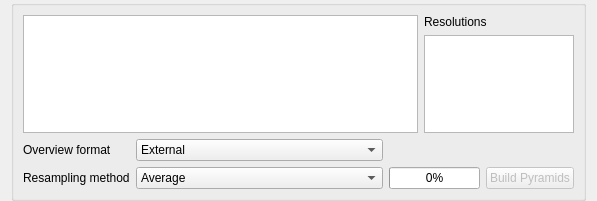
             <widget class="QWidget" name="scrollAreaWidgetContents_5">
              <property name="geometry">
               <rect>
                <x>0</x>
                <y>0</y>
                <width>597</width>
                <height>201</height>
               </rect>
              </property>
              <layout class="QVBoxLayout" name="verticalLayout_12">
               <property name="topMargin">
                <number>0</number>
               </property>
               <property name="bottomMargin">
                <number>0</number>
               </property>
               <item>
                <widget class="QGroupBox" name="mPyramidsGrpBx">
                 <property name="title">
                  <string/>
                 </property>
                 <layout class="QGridLayout" name="gridLayout_6">
                  <item row="2" column="0">
                   <widget class="QLabel" name="textLabel4_2">
                    <property name="text">
                     <string>Resampling method</string>
                    </property>
                   </widget>
                  </item>
                  <item row="0" column="0" colspan="5">
                   <layout class="QGridLayout" name="gridLayout_8">
                    <item row="0" column="1">
                     <widget class="QLabel" name="textLabel5">
                      <property name="text">
                       <string>Resolutions</string>
                      </property>
                     </widget>
                    </item>
                    <item row="1" column="1">
                     <widget class="QListWidget" name="lbxPyramidResolutions">
                      <property name="minimumSize">
                       <size>
                        <width>150</width>
                        <height>0</height>
                       </size>
                      </property>
                      <property name="maximumSize">
                       <size>
                        <width>150</width>
                        <height>32767</height>
                       </size>
                      </property>
                      <property name="selectionMode">
                       <enum>QAbstractItemView::MultiSelection</enum>
                      </property>
                     </widget>
                    </item>
                    <item row="0" column="0" rowspan="2">
                     <widget class="QTextEdit" name="tePyramidDescription">
                      <property name="sizePolicy">
                       <sizepolicy hsizetype="Expanding" vsizetype="Expanding">
                        <horstretch>4</horstretch>
                        <verstretch>0</verstretch>
                       </sizepolicy>
                      </property>
                      <property name="html">
                       <string>&lt;!DOCTYPE HTML PUBLIC &quot;-//W3C//DTD HTML 4.0//EN&quot; &quot;http://www.w3.org/TR/REC-html40/strict.dtd&quot;&gt;
&lt;html&gt;&lt;head&gt;&lt;meta name=&quot;qrichtext&quot; content=&quot;1&quot; /&gt;&lt;style type=&quot;text/css&quot;&gt;
p, li { white-space: pre-wrap; }
&lt;/style&gt;&lt;/head&gt;&lt;body style=&quot; font-family:'Ubuntu'; font-size:11pt; font-weight:400; font-style:normal;&quot;&gt;
&lt;p style=&quot; margin-top:0px; margin-bottom:0px; margin-left:0px; margin-right:0px; -qt-block-indent:0; text-indent:0px;&quot;&gt;&lt;span style=&quot; font-family:'Cantarell';&quot;&gt;&lt;br /&gt;&lt;/span&gt;&lt;/p&gt;&lt;/body&gt;&lt;/html&gt;</string>
                      </property>
                     </widget>
                    </item>
                   </layout>
                  </item>
                  <item row="2" column="4">
                   <widget class="QPushButton" name="buttonBuildPyramids">
                    <property name="enabled">
                     <bool>false</bool>
                    </property>
                    <property name="text">
                     <string>Build Pyramids</string>
                    </property>
                   </widget>
                  </item>
                  <item row="2" column="1">
                   <widget class="QComboBox" name="cboResamplingMethod">
                    <item>
                     <property name="text">
                      <string>Average</string>
                     </property>
                    </item>
                    <item>
                     <property name="text">
                      <string>Nearest Neighbour</string>
                     </property>
                    </item>
                   </widget>
                  </item>
                  <item row="2" column="2" colspan="2">
                   <widget class="QProgressBar" name="mPyramidProgress">
                    <property name="value">
                     <number>0</number>
                    </property>
                   </widget>
                  </item>
                  <item row="1" column="1">
                   <widget class="QComboBox" name="cbxPyramidsFormat">
                    <property name="sizePolicy">
                     <sizepolicy hsizetype="Expanding" vsizetype="Fixed">
                      <horstretch>0</horstretch>
                      <verstretch>0</verstretch>
                     </sizepolicy>
                    </property>
                    <item>
                     <property name="text">
                      <string>External</string>
                     </property>
                    </item>
                    <item>
                     <property name="text">
                      <string>Internal (if possible)</string>
                     </property>
                    </item>
                    <item>
                     <property name="text">
                      <string>External (Erdas Imagine)</string>
                     </property>
                    </item>
                   </widget>
                  </item>
                  <item row="1" column="0">
                   <widget class="QLabel" name="label_11">
                    <property name="text">
                     <string>Overview format</string>
                    </property>
                   </widget>
                  </item>
                 </layout>
                </widget>
               </item>
              </layout>
             </widget>
